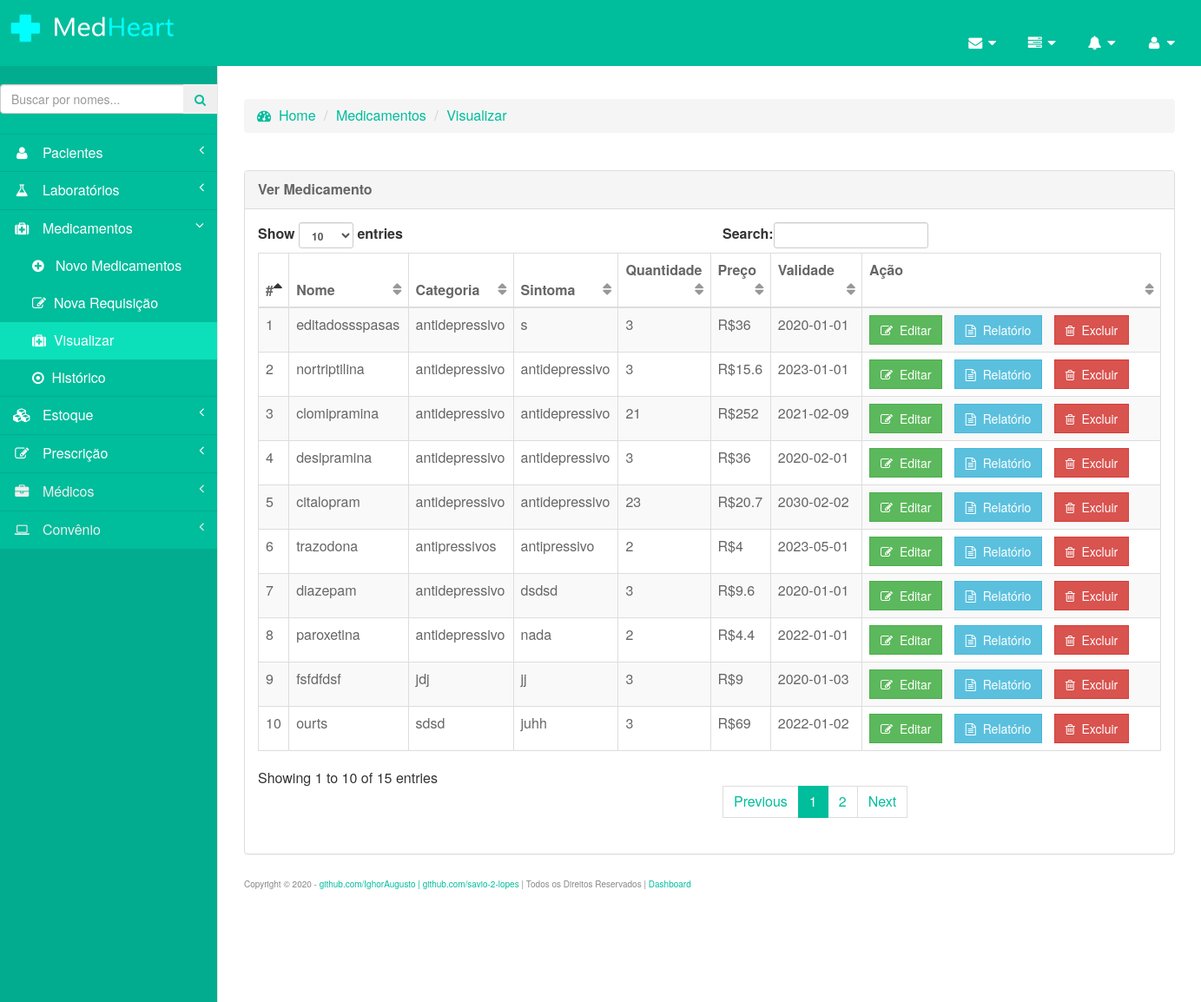
/pages/ver_medicamentos.php (signed in), run on the app's committed database.
### tables this page shows
CREATE TABLE IF NOT EXISTS `cad_medicamento` (
  `id` int(11) NOT NULL AUTO_INCREMENT,
  `nome_medicamento` varchar(255) NOT NULL,
  `categoria` varchar(255) NOT NULL,
  `efeito` varchar(255) NOT NULL,
  `quantidade` int(255) NOT NULL,
  `preco` varchar(255) NOT NULL,
  `data_validade` date NOT NULL,
  PRIMARY KEY (`id`)
);

### config/DbFunction.php (called while the page is built, shortened)
<?php
class DbFunction
{
	function showMed()
	{
		$db = Database::getInstance();
		$sql = $db->getConnection();
		$res = "SELECT * FROM cad_medicamento";
		$stmt = $sql->query($res);
		return $stmt;
	}
}

### pages/ver_medicamentos.php (the view, shortened to what this page needs)
<?php
	include('../config/DbFunction.php');
	$obj	=	new DbFunction();
	$rs		=	$obj->showMed();
?>
<!DOCTYPE html>
<html lang="pt-br">
	<head>
		<link href="../bower_components/bootstrap/dist/css/bootstrap.min.css" rel="stylesheet">
		<link href="../bower_components/metisMenu/dist/metisMenu.min.css" rel="stylesheet">
		<link href="../dist/css/sb-admin-2.css" rel="stylesheet">
		<link rel="stylesheet" href="css/style.css">
		<link href="../bower_components/font-awesome/css/font-awesome.min.css" rel="stylesheet" type="text/css">
	</head>
	<body>
		<form method="post" ><br><br>
			<div id="wrapper">
				<?php include('leftbar.php');?>
				<?php include('../config/header.php');?>
				<div id="page-wrapper"><br><br><br>
					<div class="content-wrapper">
						<section class="content-header">
							<ol class="breadcrumb">
								<li>
									<a href="inicio.php">
										<span id="" style="color:#00bd9c;"><i class="fa fa-dashboard"></i></span>
										<span id="" style="color:#00bd9c;">&nbsp;Home</span>
									</a>
								</li>
								<li class="active"><span id="" style="color:#00bd9c;">Medicamentos</li></span>
								<li class="active"><span id="" style="color:#00bd9c;">Visualizar</li></span>
							</ol>
						</section>
					</div><br>
					<div class="row">
						<div class="col-lg-12">
							<div class="panel panel-default">
								<div class="panel-heading">
									<span id="" style="color:#666666;"><strong>Ver Medicamento</strong></span>
								</div>
								<div class="panel-body">
									<div class="dataTable_wrapper">
										<table class="table table-striped table-bordered table-hover" id="dataTables-example">
											<thead>
												<tr>
													<th><span id="" style="color:#666;">#</span></th>
													<th><span id="" style="color:#666;">Nome</span></th>
													<th><span id="" style="color:#666;">Categoria</span></th>
													<th><span id="" style="color:#666;">Sintoma</span></th>
													<th><span id="" style="color:#666;">Quantidade</span></th>
													<th><span id="" style="color:#666;">Preço</span></th>
													<th><span id="" style="color:#666;">Validade&nbsp;&nbsp;&nbsp;&nbsp;&nbsp;</span></th>
													<th><span id="" style="color:#666;">Ação&nbsp;&nbsp;&nbsp;&nbsp;&nbsp;&nbsp;&nbsp;&nbsp;&nbsp;&nbsp;&nbsp;&nbsp;&nbsp;&nbsp;&nbsp;&nbsp;&nbsp;&nbsp;&nbsp;&nbsp;&nbsp;&nbsp;&nbsp;&nbsp;&nbsp;&nbsp;&nbsp;&nbsp;&nbsp;&nbsp;&nbsp;&nbsp;&nbsp;&nbsp;&nbsp;&nbsp;&nbsp;&nbsp;&nbsp;&nbsp;&nbsp;&nbsp;&nbsp;&nbsp;&nbsp;&nbsp;&nbsp;&nbsp;&nbsp;&nbsp;&nbsp;&nbsp;&nbsp;&nbsp;&nbsp;&nbsp;&nbsp;&nbsp;&nbsp;&nbsp;&nbsp;&nbsp;&nbsp;&nbsp;</span></th>
												</tr>
											</thead>
											<tbody>
												<?php
													$sn			=	1;
													while($res	=	$rs->fetch_object()){
												?>
												<tr class="odd gradeX">
													<td>
														<span id="" style="color:#666666;"><?php echo $sn?></span>
													</td>
													<td>
														<span id="" style="color:#666666;"><?php echo htmlentities(strtolower($res->nome_medicamento));?></span>
													</td>
													<td>
														<span id="" style="color:#666666;"><?php echo htmlentities(strtolower($res->categoria));?></span>
													</td>
													<td>
														<span id="" style="color:#666666;"><?php echo htmlentities(strtolower($res->efeito));?></span>
													</td>
													<td>
														<span id="" style="color:#666666;"><?php echo htmlentities(strtolower($res->quantidade));?></span>
													</td>
													<td>
														<span id="" style="color:#666666;"><?php echo 'R$'; echo ($res->preco * $res->quantidade);?></span>
													</td>
													<td>
														<span id="" style="color:#666666;"><?php echo htmlentities(strtolower($res->data_validade));?></span>
													</td>
													<td>
														<a href="editar_medicamento.php?id=
															<?php echo htmlentities($res->id);?>">
															<span class="btn btn-success ">
																<i class="fa fa-edit"></i>
																&nbsp;Editar
															</span>
														</a>
														<a href="pdf_medicamento.php">
															<span class="btn btn-info">
																<i class="fa fa-file-text-o"></i>
																&nbsp;Relatório
															</span>
														</a>
														<a href="ver_medicamentos.php?del=
														<?php echo htmlentities($res->id); ?>">
														<button type="button" class="btn btn-danger">
														<i class="fa fa-trash-o"></i>
															&nbsp;Excluir
														</button>
													</td>
												</tr>
												<?php $sn++;}?>
											</tbody>
										</table>
									</div>
								</div>
							</div><?php include_once('../config/footer.php');?><br><br><br><br>
						</div><br>
					</div>
				</div>
			</div>
		</form>
	</body>
</html>

### data on the page
cad_medicamento: nome_medicamento "editadossspasas", categoria "antidepressivo", efeito "s", quantidade "3", $res->preco * $res->quantidade "36", data_validade "2020-01-01"
cad_medicamento: nome_medicamento "nortriptilina", categoria "antidepressivo", efeito "antidepressivo", quantidade "3", $res->preco * $res->quantidade "15.6", data_validade "2023-01-01"
cad_medicamento: nome_medicamento "clomipramina", categoria "antidepressivo", efeito "antidepressivo", quantidade "21", $res->preco * $res->quantidade "252", data_validade "2021-02-09"
cad_medicamento: nome_medicamento "desipramina", categoria "antidepressivo", efeito "antidepressivo", quantidade "3", $res->preco * $res->quantidade "36", data_validade "2020-02-01"
cad_medicamento: nome_medicamento "citalopram", categoria "antidepressivo", efeito "antidepressivo", quantidade "23", $res->preco * $res->quantidade "20.7", data_validade "2030-02-02"
cad_medicamento: nome_medicamento "trazodona", categoria "antipressivos", efeito "antipressivo", quantidade "2", $res->preco * $res->quantidade "4", data_validade "2023-05-01"
cad_medicamento: nome_medicamento "diazepam", categoria "antidepressivo", efeito "dsdsd", quantidade "3", $res->preco * $res->quantidade "9.6", data_validade "2020-01-01"
cad_medicamento: nome_medicamento "paroxetina", categoria "antidepressivo", efeito "nada", quantidade "2", $res->preco * $res->quantidade "4.4", data_validade "2022-01-01"
cad_medicamento: nome_medicamento "fsfdfdsf", categoria "jdj", efeito "jj", quantidade "3", $res->preco * $res->quantidade "9", data_validade "2020-01-03"
cad_medicamento: nome_medicamento "ourts", categoria "sdsd", efeito "juhh", quantidade "3", $res->preco * $res->quantidade "69", data_validade "2022-01-02"
